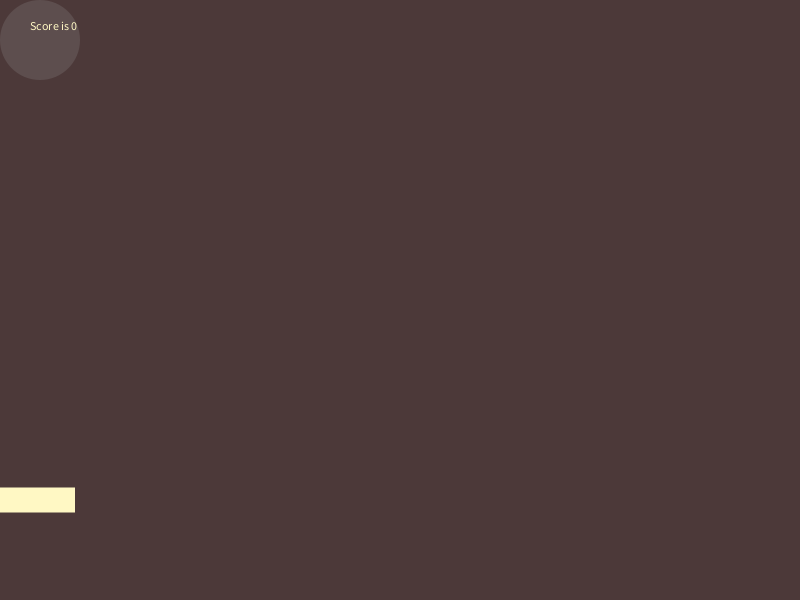
Frame 1 (no input)
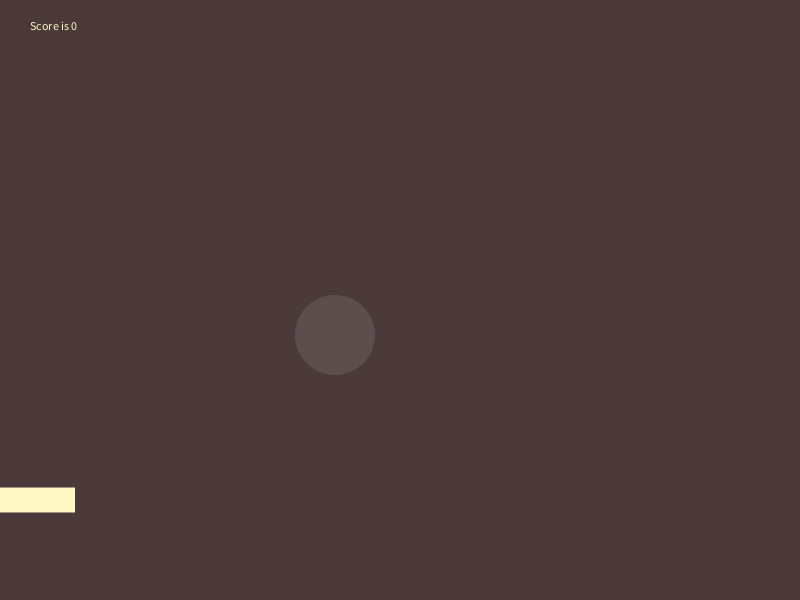
Frame 60 (the mouse pressed at the canvas centre just before this capture)
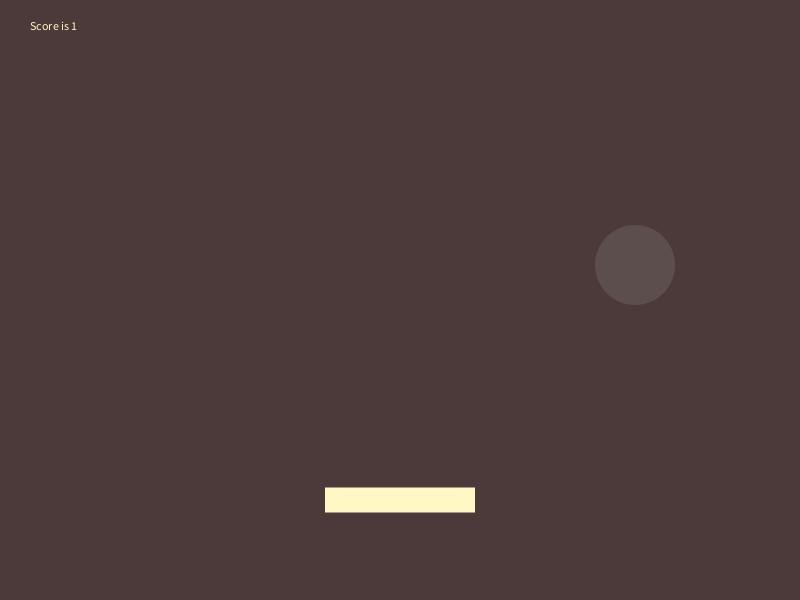
Frame 120 (the mouse held since frame 60 and released just before this capture)

The Processing sketch that drew these frames (run headless with seeded random() and noise(); from frame 60 on, the mouse is pressed at the canvas centre):

// Processing sketch: processing_163467
// ── processing_163467.pde

int diameter = 80;
int ydistance = diameter/2;
int xdistance = diameter/2;

int speed = 5;
int ydirection = 1;
int xdirection = 1;
int s = 0;

void setup() {
  size(800, 600);
  background(50);
  noStroke();
  fill(252, 232, 243);
}

void draw() {
  colorMode(HSB);
  background(355,61,76);
  fill(355,39,93);
  ellipse(xdistance, ydistance, diameter, diameter);
  fill(#FFF8C4);
  rectMode(CENTER);
  rect(mouseX, height-100, 150, 25);
  //Move me
  ydistance += speed*ydirection;
  xdistance += speed*xdirection;
  text("Score is " + s, 30,30);
 if (ydistance>=height-150 && mouseX-75 < xdistance && xdistance < mouseX+75) {
     ydirection = -ydirection; 
       s=s+1;
  println("paddle"); }

    //Did I hit the bottom?
    if (ydistance > height-diameter/2) {
      ydirection = -ydirection;
      println("bottom");
      
      
    }

    //Did I hit the top?
    if (ydistance < 0+diameter/2) {           
      ydirection = -ydirection;           
      println("top");
    }       

    //Did I hit the right side?       
    if (xdistance > width-diameter/2) {
      xdirection = -xdirection;
      println("right side");
    }

    //Did I hit the left side?
    if (xdistance < 0+diameter/2) {
      xdirection = -xdirection;
      println("left side");
    }
  }
